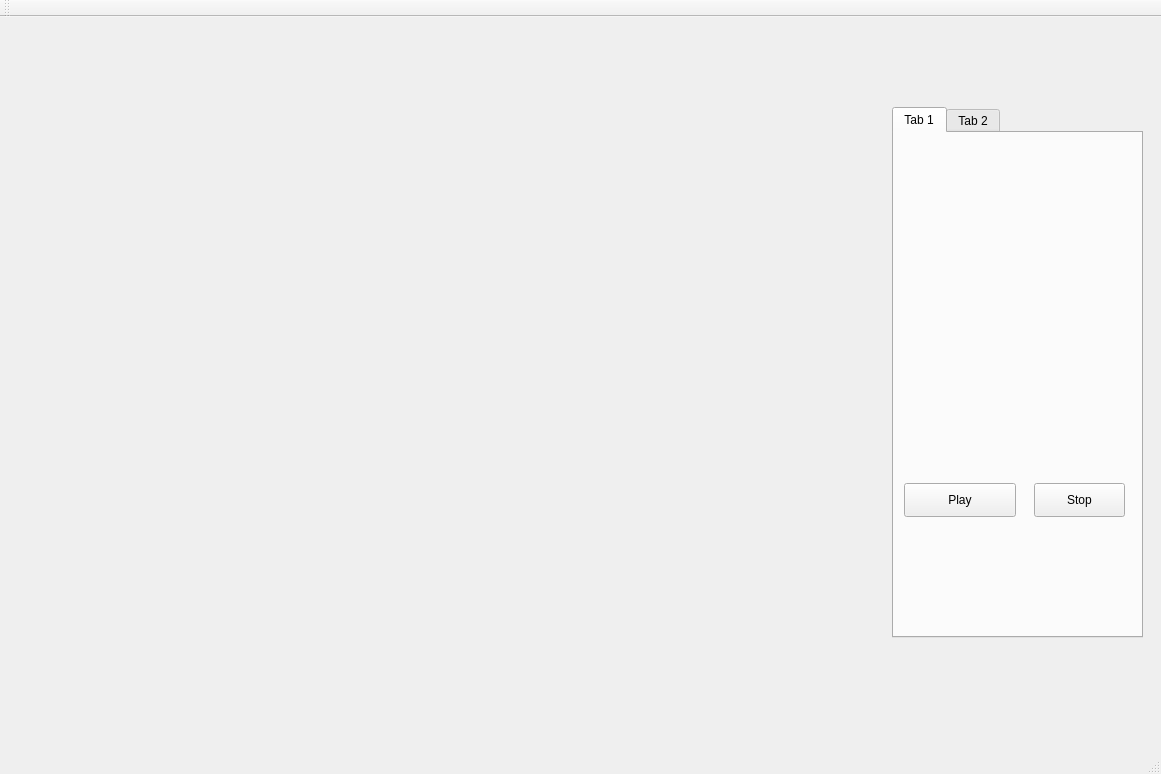
<?xml version="1.0" encoding="UTF-8"?>
<ui version="4.0">
 <class>ConstrainedDynamicsClass</class>
 <widget class="QMainWindow" name="ConstrainedDynamicsClass">
  <property name="geometry">
   <rect>
    <x>0</x>
    <y>0</y>
    <width>1161</width>
    <height>774</height>
   </rect>
  </property>
  <property name="windowTitle">
   <string>ConstrainedDynamics</string>
  </property>
  <widget class="QWidget" name="centralWidget">
   <widget class="QTabWidget" name="tabWidget">
    <property name="geometry">
     <rect>
      <x>892</x>
      <y>90</y>
      <width>251</width>
      <height>531</height>
     </rect>
    </property>
    <property name="currentIndex">
     <number>0</number>
    </property>
    <widget class="QWidget" name="tab">
     <attribute name="title">
      <string>Tab 1</string>
     </attribute>
     <widget class="QPushButton" name="beadPlayBtn">
      <property name="geometry">
       <rect>
        <x>10</x>
        <y>350</y>
        <width>112</width>
        <height>34</height>
       </rect>
      </property>
      <property name="text">
       <string>Play</string>
      </property>
     </widget>
     <widget class="QPushButton" name="beanStopBtn">
      <property name="geometry">
       <rect>
        <x>140</x>
        <y>350</y>
        <width>91</width>
        <height>34</height>
       </rect>
      </property>
      <property name="text">
       <string>Stop</string>
      </property>
     </widget>
    </widget>
    <widget class="QWidget" name="tab_2">
     <attribute name="title">
      <string>Tab 2</string>
     </attribute>
     <widget class="QPushButton" name="pendulumPlayBtn">
      <property name="geometry">
       <rect>
        <x>10</x>
        <y>370</y>
        <width>112</width>
        <height>34</height>
       </rect>
      </property>
      <property name="text">
       <string>Play</string>
      </property>
     </widget>
     <widget class="QPushButton" name="pendulumStopBtn">
      <property name="geometry">
       <rect>
        <x>151</x>
        <y>370</y>
        <width>91</width>
        <height>34</height>
       </rect>
      </property>
      <property name="text">
       <string>Stop</string>
      </property>
     </widget>
    </widget>
   </widget>
  </widget>
  <widget class="QMenuBar" name="menuBar">
   <property name="geometry">
    <rect>
     <x>0</x>
     <y>0</y>
     <width>1161</width>
     <height>31</height>
    </rect>
   </property>
  </widget>
  <widget class="QToolBar" name="mainToolBar">
   <attribute name="toolBarArea">
    <enum>TopToolBarArea</enum>
   </attribute>
   <attribute name="toolBarBreak">
    <bool>false</bool>
   </attribute>
  </widget>
  <widget class="QStatusBar" name="statusBar"/>
 </widget>
 <layoutdefault spacing="6" margin="11"/>
 <resources>
  <include location="constraineddynamics.qrc"/>
 </resources>
 <connections>
  <connection>
   <sender>pendulumPlayBtn</sender>
   <signal>clicked()</signal>
   <receiver>ConstrainedDynamicsClass</receiver>
   <slot>PendulumStartPlay()</slot>
   <hints>
    <hint type="sourcelabel">
     <x>917</x>
     <y>549</y>
    </hint>
    <hint type="destinationlabel">
     <x>772</x>
     <y>548</y>
    </hint>
   </hints>
  </connection>
  <connection>
   <sender>pendulumStopBtn</sender>
   <signal>clicked()</signal>
   <receiver>ConstrainedDynamicsClass</receiver>
   <slot>PendulumStopPlay()</slot>
   <hints>
    <hint type="sourcelabel">
     <x>1098</x>
     <y>558</y>
    </hint>
    <hint type="destinationlabel">
     <x>659</x>
     <y>606</y>
    </hint>
   </hints>
  </connection>
  <connection>
   <sender>beadPlayBtn</sender>
   <signal>clicked()</signal>
   <receiver>ConstrainedDynamicsClass</receiver>
   <slot>BeadStartPlay()</slot>
   <hints>
    <hint type="sourcelabel">
     <x>917</x>
     <y>533</y>
    </hint>
    <hint type="destinationlabel">
     <x>776</x>
     <y>524</y>
    </hint>
   </hints>
  </connection>
  <connection>
   <sender>beanStopBtn</sender>
   <signal>clicked()</signal>
   <receiver>ConstrainedDynamicsClass</receiver>
   <slot>BeadStopPlay()</slot>
   <hints>
    <hint type="sourcelabel">
     <x>1063</x>
     <y>538</y>
    </hint>
    <hint type="destinationlabel">
     <x>716</x>
     <y>592</y>
    </hint>
   </hints>
  </connection>
 </connections>
 <slots>
  <slot>PendulumStartPlay()</slot>
  <slot>PendulumStopPlay()</slot>
  <slot>BeadStartPlay()</slot>
  <slot>BeadStopPlay()</slot>
 </slots>
</ui>
